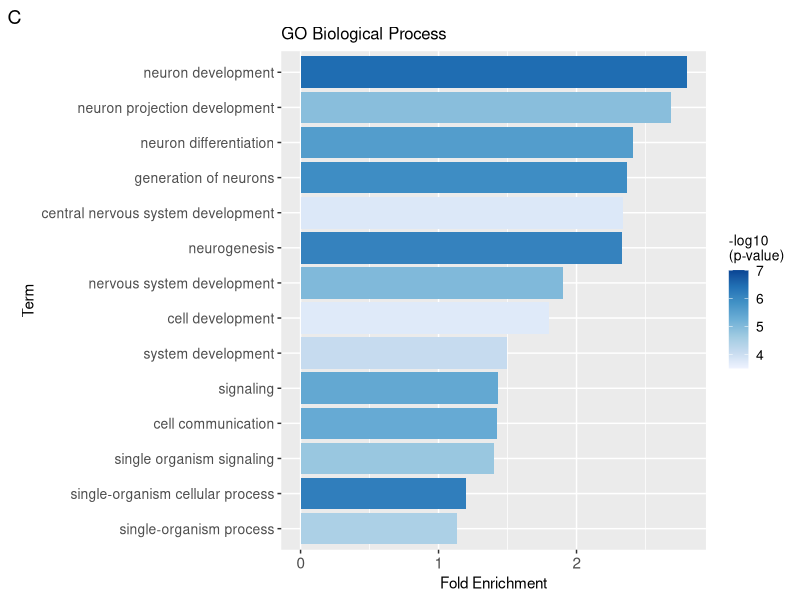
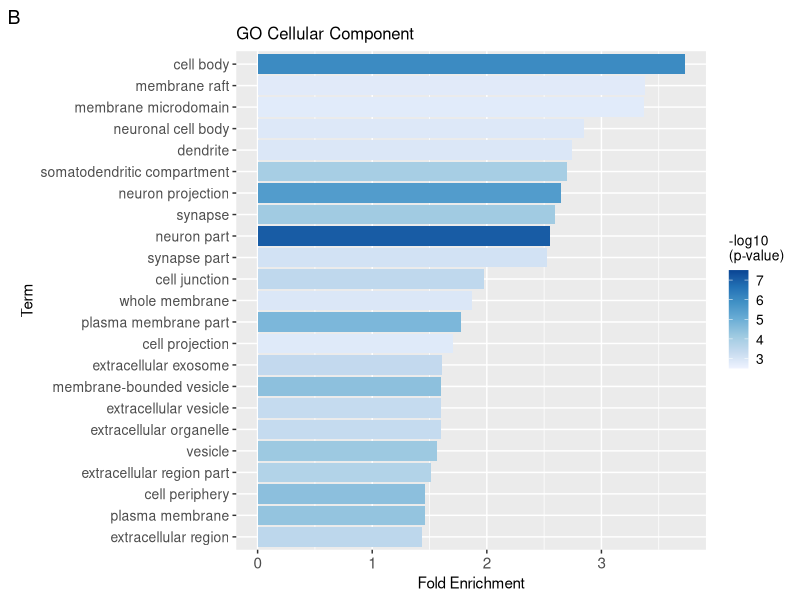
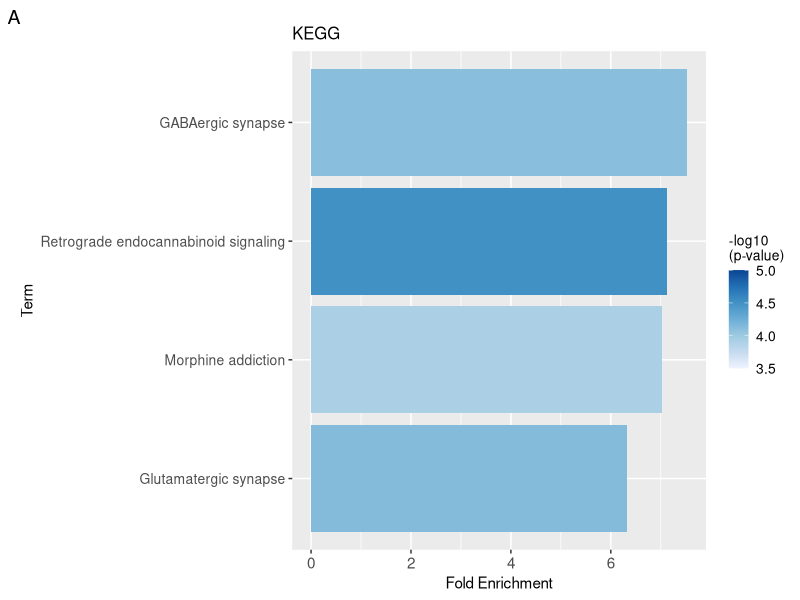

Source code (R) for these figures, in order:
library(tidyverse)

setwd("/Users/philippehabets/Dropbox/Git/fMRI-transcriptomics-cortisol/data")

# read in GSEA results
KEGG <- read_csv("Table.S3.csv")
GO <- read_csv("Table.S2.csv")

## clean data for plotting ##
#KEGG
KEGG_df <- KEGG %>% 
  filter(Benjamini < 0.05) %>% 
  mutate(Term = str_replace(Term, ".*:", "")) %>% 
  arrange(desc(`Fold Enrichment`)) %>% 
  mutate(Term = factor(Term, levels = Term))

#GO_CC
GO_CC <- GO %>% 
  filter(Category == "GOTERM_CC_ALL") %>% 
  filter(Benjamini < 0.05) %>% 
  mutate(Term = str_replace(Term, ".*~", "")) %>% 
  arrange(desc(`Fold Enrichment`)) %>% 
  mutate(Term = factor(Term, levels=Term))

#GO_BP
GO_BP <- GO %>% 
  filter(Category == "GOTERM_BP_ALL") %>% 
  filter(Benjamini < 0.05) %>% 
  mutate(Term = str_replace(Term, ".*~", "")) %>% 
  arrange(desc(`Fold Enrichment`)) %>% 
  mutate(Term = factor(Term, levels=Term))

#GO_MF = empty: no significant molecular function (MF) enrichment
GO_MF <- GO %>% filter(Category == "GOTERM_MF_ALL") %>% filter(Benjamini < 0.05) 


# plot KEGG
# range(-log10(KEGG_df$PValue))
plot_KEGG <- ggplot(data = KEGG_df, aes(x = Term, y = `Fold Enrichment`)) +
  geom_col(aes(fill = -log10(PValue))) +
  scale_fill_distiller(palette="Blues", name = "-log10\n(p-value)", limits=c(3.5, 5), direction = "horizontal") +
  scale_x_discrete(limits = rev(levels(KEGG_df$Term))) +
  xlab("Term") +
  coord_flip() +
  labs(title = "KEGG", tag = "A") +
  theme( legend.title = element_text(size=10),
         legend.text = element_text(size=10),
         legend.key.size = unit(0.5, "cm"),
         axis.text.x = element_text(size=11),
         axis.title.x = element_text(size=11),
         axis.text.y = element_text(size=10),
         axis.title.y = element_text(size=11),
         plot.title = element_text(size=12),
         plot.tag = element_text(size = 14))

# plot GO CC
# range(-log10(GO_CC$PValue))
plot_CC <- ggplot(data = GO_CC, aes(x = Term, y = `Fold Enrichment`)) +
  geom_col(aes(fill = -log10(PValue))) +
  scale_fill_distiller(palette="Blues", name = "-log10\n(p-value)", limits=c(2.5, 7.5), direction = "horizontal") +
  scale_x_discrete(limits = rev(levels(GO_CC$Term))) +
  xlab("Term") +
  coord_flip() +
  labs(title = "GO Cellular Component", tag = "B") +
  theme( legend.title = element_text(size=10),
         legend.text = element_text(size=10),
         legend.key.size = unit(0.5, "cm"),
         axis.text.x = element_text(size=11),
         axis.title.x = element_text(size=11),
         axis.text.y = element_text(size=10),
         axis.title.y = element_text(size=11),
         plot.title = element_text(size=12),
         plot.tag = element_text(size = 14))

# plot GO BP
# range(-log10(GO_BP$PValue))
plot_BP <- ggplot(data = GO_BP, aes(x = Term, y = `Fold Enrichment`)) +
  geom_col(aes(fill = -log10(PValue))) +
  scale_fill_distiller(palette="Blues", name = "-log10\n(p-value)", limits=c(3.5, 7), direction = "horizontal") +
  scale_x_discrete(limits = rev(levels(GO_BP$Term))) +
  xlab("Term") +
  coord_flip() +
  labs(title = "GO Biological Process", tag = "C") +
  theme( legend.title = element_text(size=10),
         legend.text = element_text(size=10),
         legend.key.size = unit(0.5, "cm"),
         axis.text.x = element_text(size=11),
         axis.title.x = element_text(size=11),
         axis.text.y = element_text(size=10),
         axis.title.y = element_text(size=11),
         plot.title = element_text(size=12),
         plot.tag = element_text(size = 14))









                          